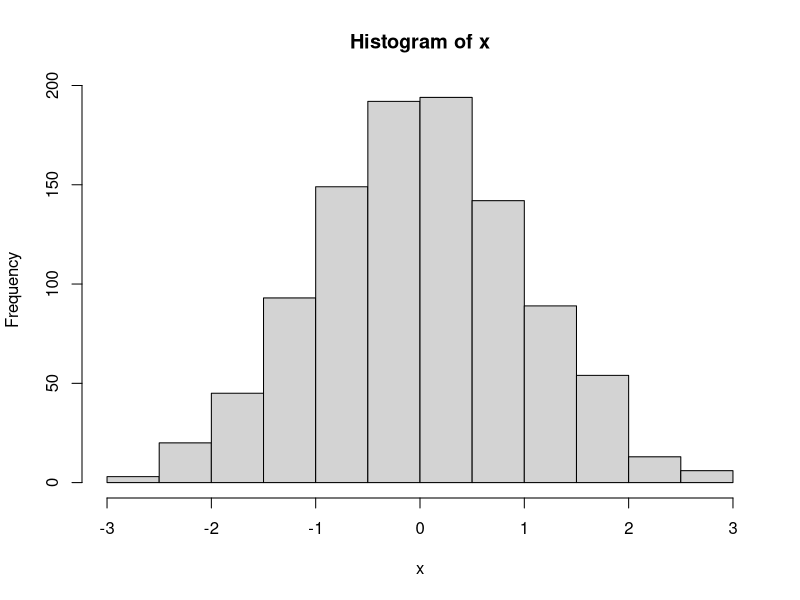
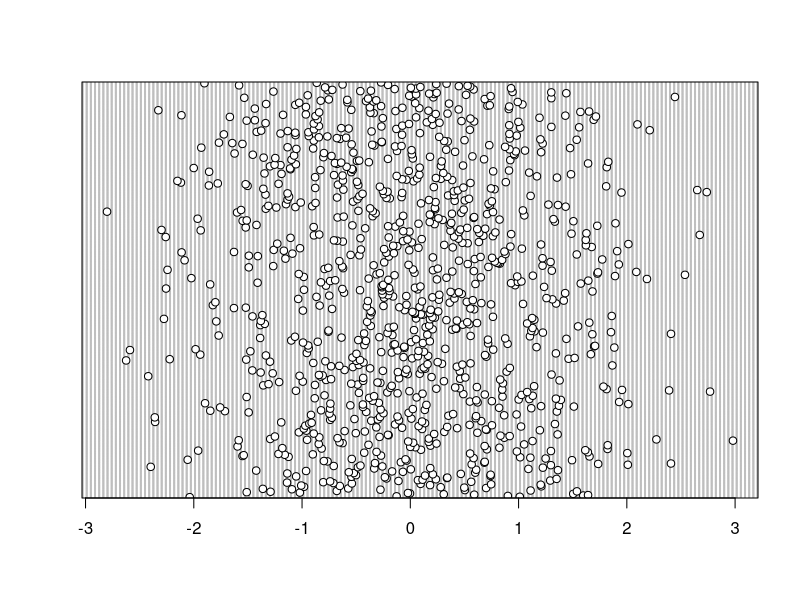
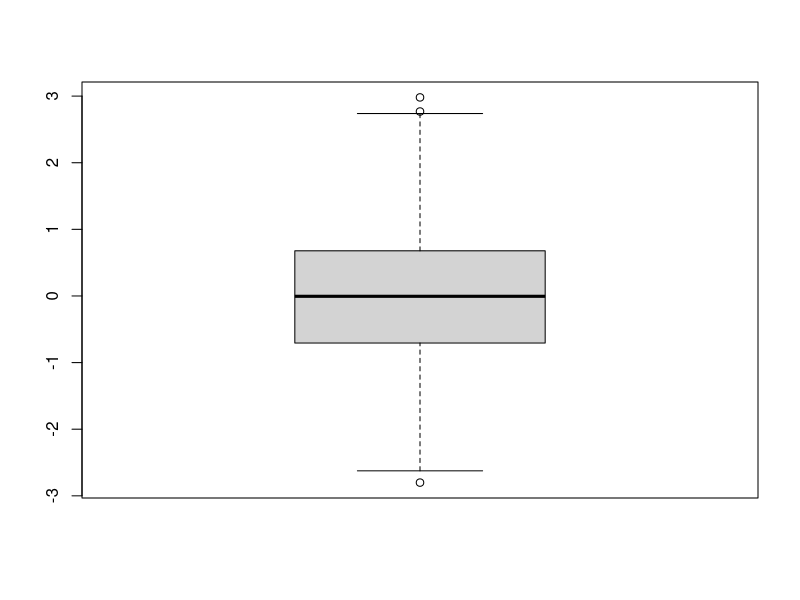
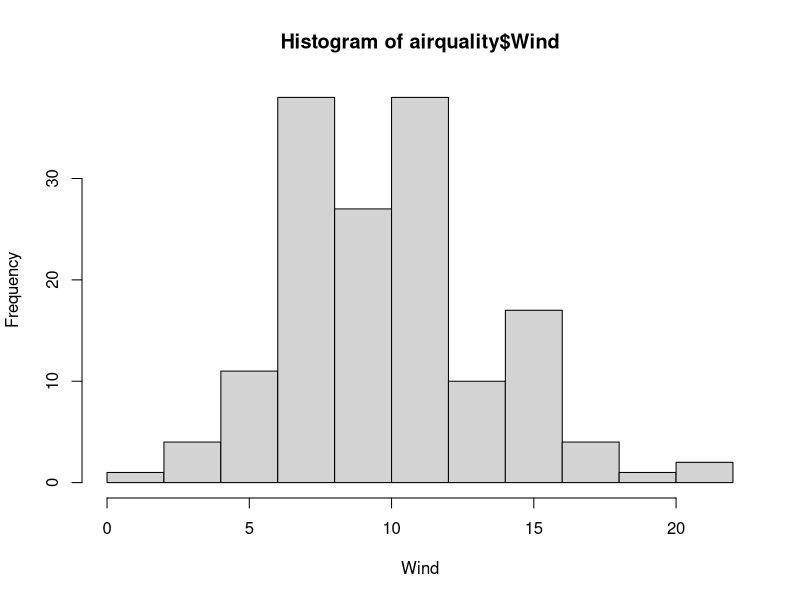
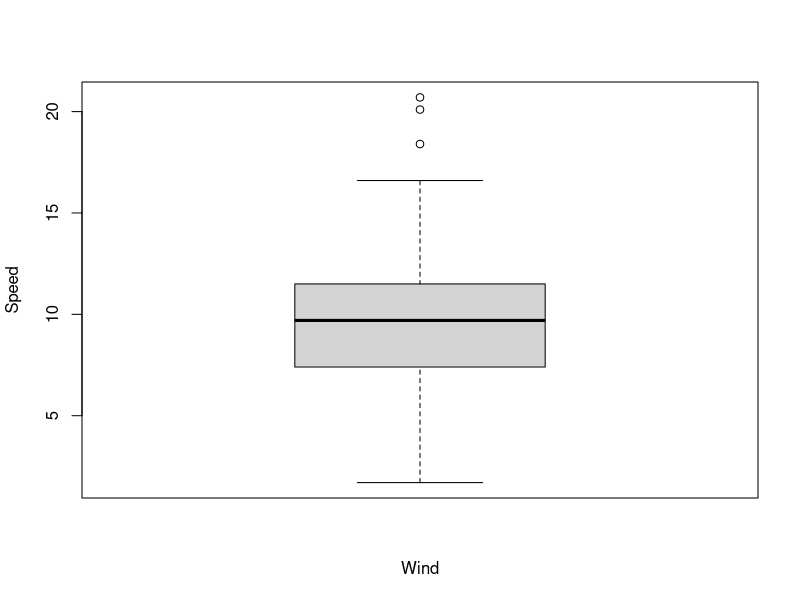
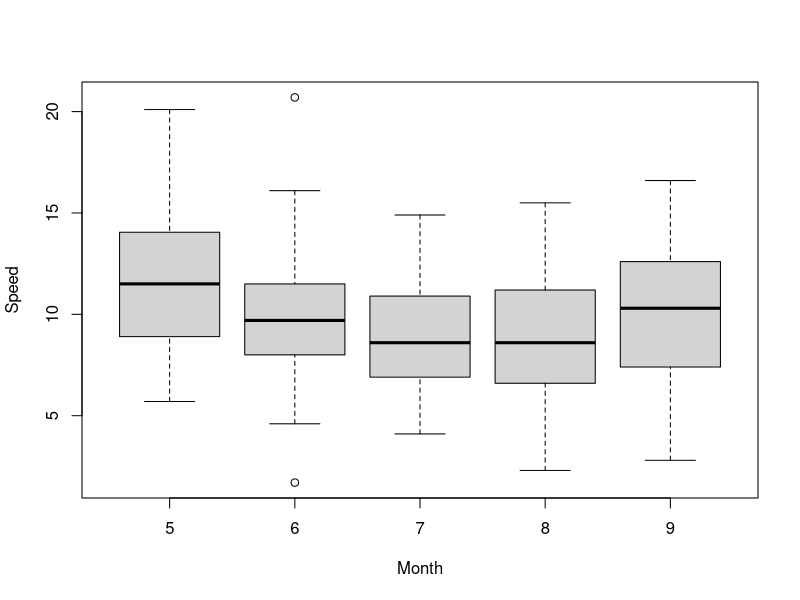
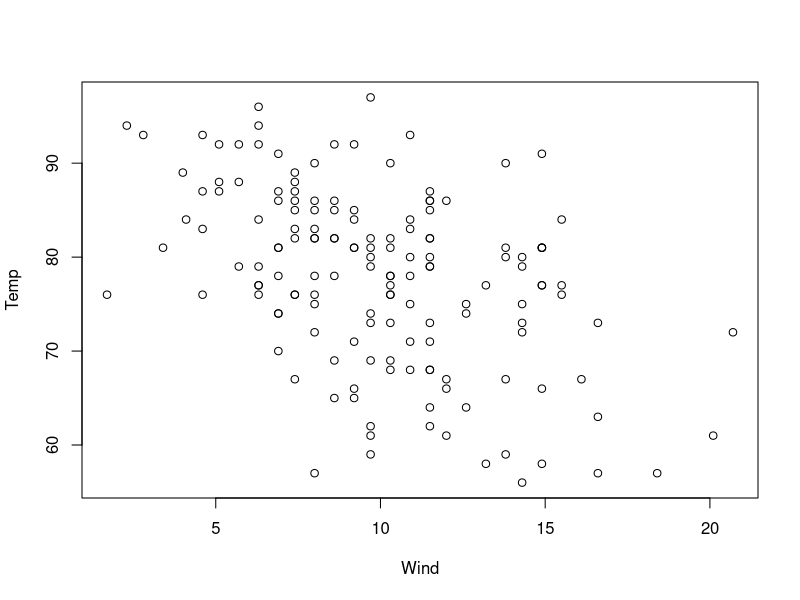
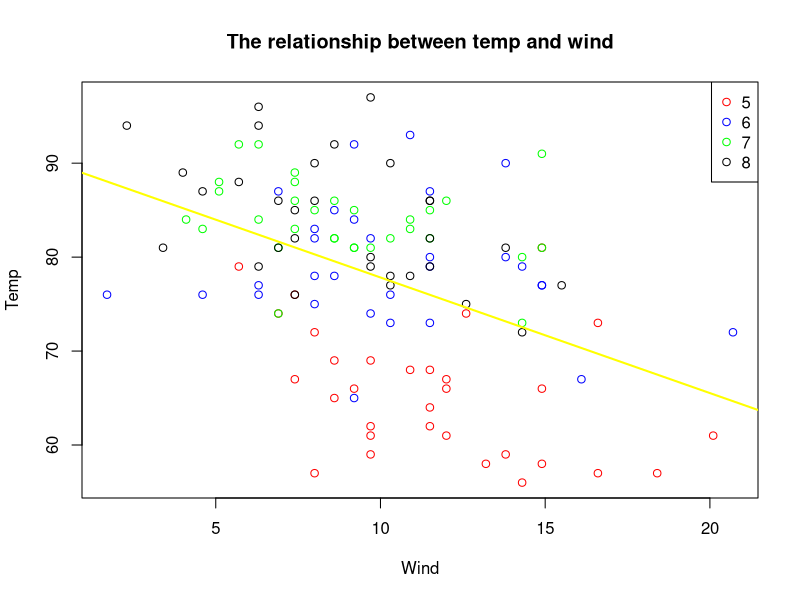

The R source for these figures, in order:
x <- c(1,9,2,8,3,9,4,5,7,6)
mean(x)
median(x)
var(x)
sd(x)
summary(x)
x <- rnorm(1000)
hist(x)
dotchart(x)
boxplot(x)
x
median(x)
#plot()
hist(airquality$Wind, xlab = "Wind")
boxplot(airquality$Wind, xlab = "Wind", ylab = "Speed")
boxplot(Wind~Month, airquality, xlab = "Month", ylab = "Speed")

plot(airquality$Wind,airquality$Temp, xlab = "Wind",ylab = "Temp")

with(airquality,plot(Wind,Temp,type = "n"))
title("The relationship between temp and wind")
with(subset(airquality,Month==5),points(Wind,Temp,col="red"))
with(subset(airquality,Month==6),points(Wind,Temp,col="blue"))
with(subset(airquality,Month==7),points(Wind,Temp,col="green"))
with(subset(airquality,Month==8),points(Wind,Temp,col="black"))
fit <- lm(Temp~Wind, airquality)
abline(fit, lwd = 2,col = "yellow")
legend("topright", pch = 1,col = c("red","blue","green","black"),legend = c(5,6,7,8))
#par()
par("bg")
par("col")
par("mar")
par("mfrow")
par("mfcol")
?par

par(mfrow = c(1,2))
hist(airquality$Wind)
hist(airquality$Temp)

par(mfrow = c(1,1))
boxplot(airquality$Wind)

#lattice
library(lattice)
xyplot(Temp~Ozone, data = airquality)
airquality$Month <- factor(airquality$Month)

q <- xyplot(Temp~Ozone|Month, data = airquality, layout = c(5,1))
print(q)
class(q)

set.seed(1)
x <-  rnorm(100)
f <- rep(0:1,each = 50)
y <- x +f -f*x + rnorm(100,sd = 0.5)
f <- factor(f,labels = c("group1","goup2"))
xyplot(y~x|f, layout = c(2,1))

xyplot(y~x|f, panel = function(x,y){
  panel.xyplot(x,y)
  panel.abline(v = mean(x),h = mean(y), lty = 2)
  panel.lmline(x,y,col = "red")
  
})

#ggolot2
library(ggplot2)
qplot(Wind,Temp,data = airquality,color= Month)
qplot(Wind,Temp,data = airquality,color= I("red"))
qplot(Wind,Temp,data = airquality,shape= Month)
qplot(Wind,Temp,data = airquality,size= Month ,color = I("blue"))
qplot(Wind,Temp,data = airquality,geom = c("point","smooth"),color = Month)
qplot(Wind,Temp,data = airquality,facets = .~Month)
qplot(Wind,Temp,data = airquality,facets = Month~.)
qplot(Wind,data = airquality, facets = Month~.)
qplot(y = Wind, data = airquality)
qplot(Wind,data = airquality,geom = "density")
qplot(Wind,data = airquality,geom = "dotplot")

ggplot(airquality,aes(Wind,Temp)) + geom_point(color = "steelblue",alpha = 0.4, size = 5)
ggplot(airquality,aes(Wind,Temp)) + geom_point(aes(color = Month),alpha = 0.4, size = 5)

ggplot(airquality,aes(Wind,Temp)) + geom_point() + geom_smooth()
ggplot(airquality,aes(Wind,Temp)) + geom_point() + stat_smooth()
ggplot(airquality,aes(Wind,Temp)) + stat_smooth()
ggplot(airquality,aes(Wind,Temp)) + stat_smooth(method = "lm",se = FALSE,aes(col=Month))
ggplot(airquality,aes(Wind,Temp)) + stat_smooth(method = "lm",se = FALSE)

